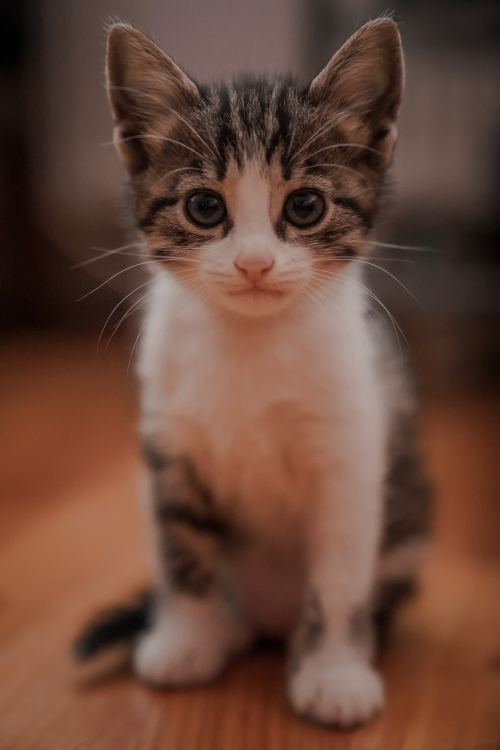
#> input picture photo.jpg, 1000 x 1500 px, found by its file name (shown at 1/2 size)
$ python transform.py
#> lines starting #> are read from the running program, lines starting #| are printed output that depends on the picture
import cv2 as cv
import numpy as np

img = cv.imread('./opencv/photo.jpg')
#> img is the input picture: shape (1500, 1000, 3); mean B, G, R 56.9, 70.7, 104.6
cv.imshow('img', img)

#translation
def translate(img, x, y):
#> called with x = 100, y = 100
    transMat = np.float32([[1,0,x],[0,1,y]])
    dimensions = (img.shape[1], img.shape[0]) #shape 1 = width; shape 0 = height
#> dimensions = (1000, 1500)
    return cv.warpAffine(img, transMat, dimensions)
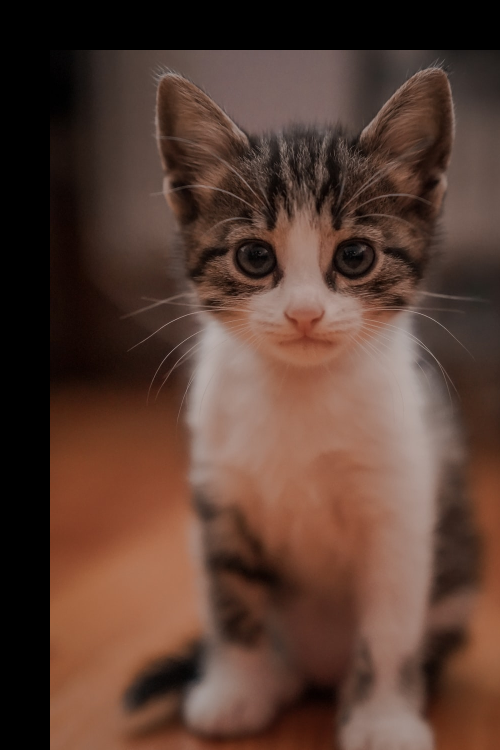
#> returned value: shape (1500, 1000, 3) (shown at 1/2 size); mean of channels 0, 1, 2 50.4, 61.4, 88.7; drawn as B, G, R
    # -x => left
    # -y = up
    # x => right
    # y => down

translated = translate(img, 100,100) #down, right
cv.imshow('img', translated)

#rotation
def rotate(img, angle, rotPoint=None):
#> called with angle = 50
    (height, width) = img.shape[:2]
#> height = 1500; width = 1000

    if rotPoint is None:
        rotPoint = (width//2, height//2)
#> rotPoint = (500, 750)

    rotMat = cv.getRotationMatrix2D(rotPoint, angle, 1.0)
    dimensions = (width, height)
#> dimensions = (1000, 1500)

    return cv. warpAffine(img, rotMat, dimensions)
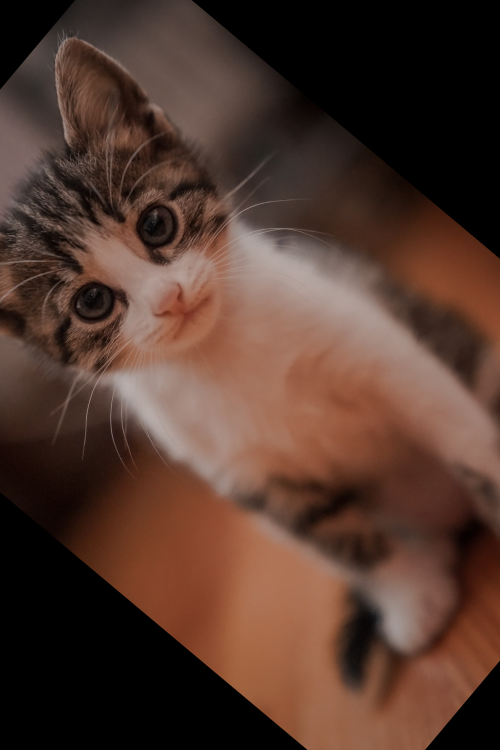
#> returned value: shape (1500, 1000, 3) (shown at 1/2 size); mean of channels 0, 1, 2 45.6, 56.2, 82.5; drawn as B, G, R

rotated = rotate(img, 50)
cv.imshow('img', rotated)

#resize
resized = cv.resize(img, (500, 500), interpolation=cv.INTER_AREA)
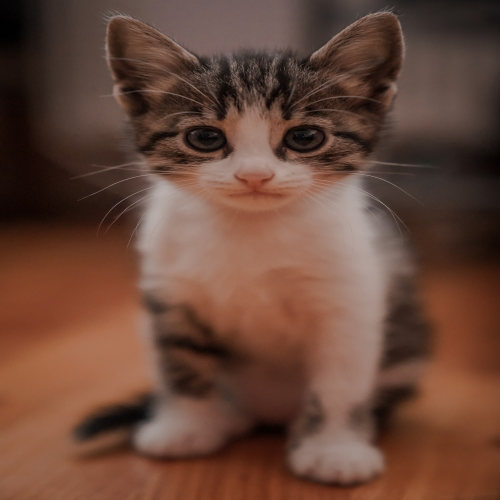
#> resized: shape (500, 500, 3); mean B, G, R 56.9, 70.7, 104.6
cv.imshow('img', resized)

#flipping
flip = cv.flip(resized, 0) #1=> vertically; 0=> horizontally; -1 =>both
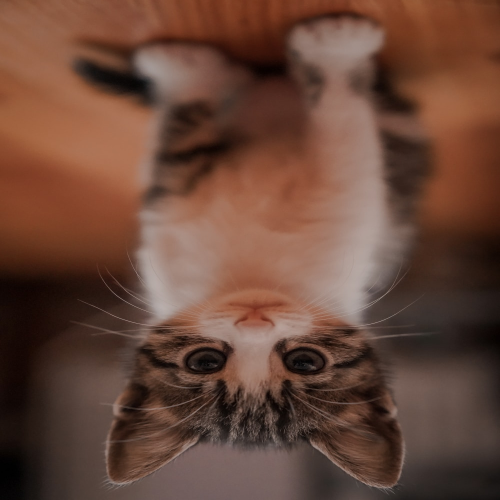
#> flip: shape (500, 500, 3); mean B, G, R 56.9, 70.7, 104.6
cv.imshow('img', flip)

#cropping
cropped = img[200:300, 300:400]
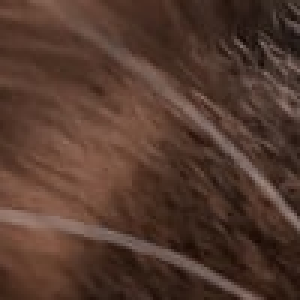
#> cropped: shape (100, 100, 3) (shown 3 times larger); mean B, G, R 46.9, 58.3, 84.5
cv.imshow('img', cropped)

cv.waitKey(0)
